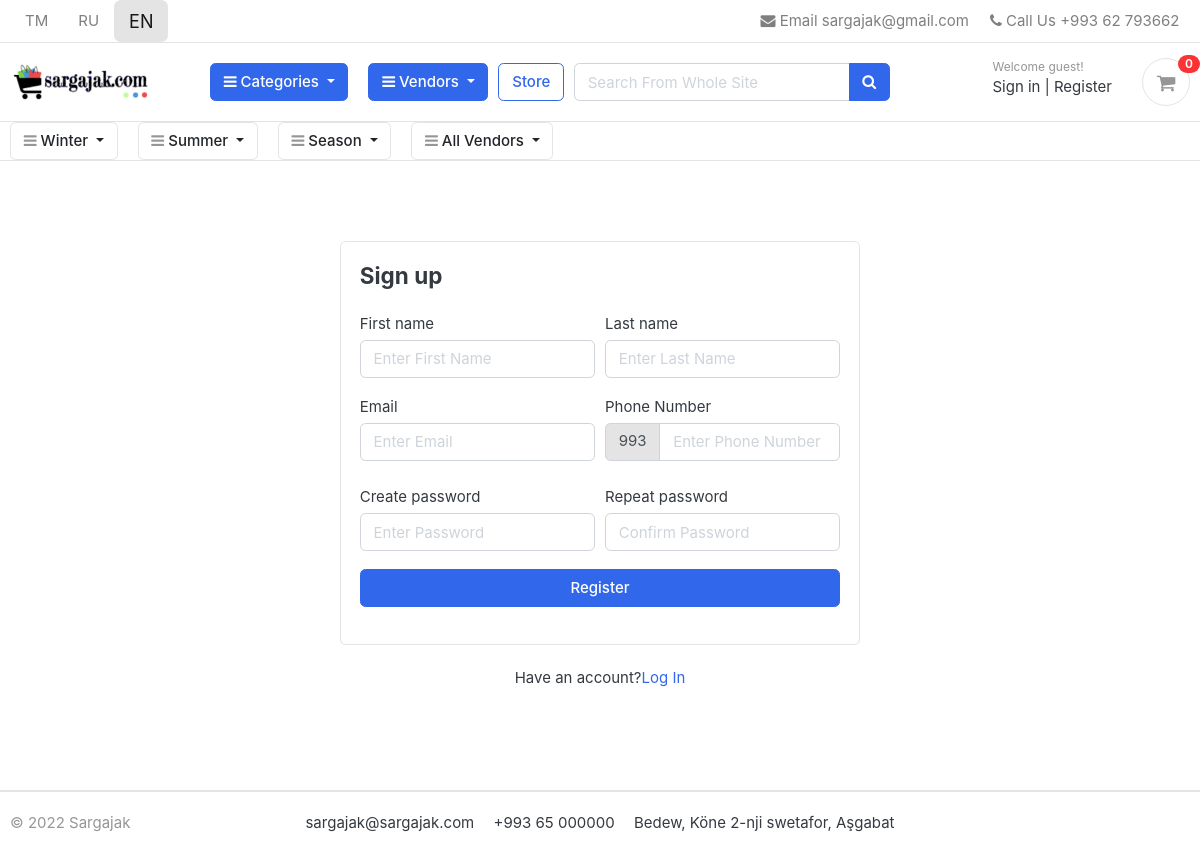
Screenshot of /en/accounts/registration/ with the database file from the repository.
### category/models.py (models this page shows, shortened)
class Category(MPTTModel):
    name = models.CharField(max_length=50)
    parent = TreeForeignKey('self', on_delete=models.CASCADE, null=True, blank=True, related_name='children')
    slug = models.SlugField(max_length=100, unique=True, blank=True)
    description = models.TextField(max_length=250, blank=True)
    image = ResizedImageField(size=[500,500], upload_to='photos/categories', default='photos/categories/default.jpg', blank=True, null=True)
    class Meta:
        verbose_name = 'category'
        verbose_name_plural = 'categories'
        constraints = [UniqueConstraint(fields=['parent', 'slug'], name='parentslug'),]
    class MPTTMeta:
        order_insertion_by = ['name']
    def get_url(self):
        return reverse('products_by_category', args=[self.get_slug_list()[-1],])
    def get_slug_list(self):
        try:
            ancestors = self.get_ancestors(include_self=True)
        except:
            ancestors = []
        else:
            ancestors = [i.slug for i in ancestors]
        slugs = []
        for i in range(len(ancestors)):
            slugs.append('/'.join(ancestors[:i+1]))
        return slugs

### accounts/views.py (the view)
# urls.py: path('registration/', views.registration, name='registration'),
def registration(request):
    if request.method == 'POST':
        form = RegistrationModelForm(request.POST)
        if form.is_valid():
            first_name = form.cleaned_data['first_name']
            last_name = form.cleaned_data['last_name']
            phone_number = form.cleaned_data['phone_number']
            email = form.cleaned_data['email']
            password = form.cleaned_data['password']
            username = phone_number
            user = Account.objects.create_user(
                first_name=first_name,
                last_name=last_name,
                email=email,
                username=username,
                phone_number=phone_number,
                password=password
            )
            user.save()
            newly_registrated_user_profile = UserProfile()
            newly_registrated_user_profile.user = user
            newly_registrated_user_profile.save()
            send_verification_sms(user=user)
            return redirect('/accounts/login/?command=mobileverification&mobile='+phone_number)
        else:
            context = {'form':form}
            return render(request, 'accounts/registration.html', context)
    else:
        form = RegistrationModelForm()
    context = {
        'form':form,
    }
    return render(request, 'accounts/registration.html', context)

### accounts/forms.py (shortened to what this page needs)
class RegistrationModelForm(forms.ModelForm):
    password = forms.CharField(widget=forms.PasswordInput(attrs={
        'placeholder': 'Enter Password'
    }))
    confirm_password = forms.CharField(widget=forms.PasswordInput(attrs={
        'placeholder': 'Confirm Password'
    }))
    class Meta:
        model = Account
        fields = ['first_name', 'last_name', 'phone_number', 'email', 'password']
    def __init__(self, *args, **kwargs):
        super(RegistrationModelForm, self).__init__(*args, **kwargs)
        self.fields['first_name'].widget.attrs['placeholder'] = 'Enter First Name'
        self.fields['last_name'].widget.attrs['placeholder'] = 'Enter Last Name'
        self.fields['phone_number'].widget.attrs['placeholder'] = 'Enter Phone Number'
        self.fields['phone_number'].widget.attrs['type'] = 'tel'
        self.fields['phone_number'].widget.attrs['pattern'] = '6[1-5]{1}[1-9]{6}'
        self.fields['email'].widget.attrs['placeholder'] = 'Enter Email'
        for field in self.fields:
            self.fields[field].widget.attrs['class'] = 'form-control'

### accounts/context_processors.py (called while the page is built)
def vendors(request):
    vendors = Vendor.objects.all()
    logged_in_vendor = None
    if request.user.is_authenticated:
        logged_in_vendor = vendors.filter(user=request.user).first()
    return dict(vendors=vendors, logged_in_vendor=logged_in_vendor)

### accounts/models.py (called while the page is built)
    def get_vendor_products_url(self):
        return reverse('store_vendor', args=[self.slug])

### carts/context_processors.py (called while the page is built)
def counter(request):
    cart_count = 0
    if 'admin' in request.path:
        return {}
    else:
        try:
            cart = Cart.objects.filter(cart_id=_cart_id(request))
            if request.user.is_authenticated:
                cart_items = CartItem.objects.all().filter(user=request.user)
            else:
                cart_items = CartItem.objects.all().filter(cart=cart[:1])
            for cart_item in cart_items:
                cart_count += cart_item.quantity
        except Cart.DoesNotExist:
            cart_count = 0
    return dict(cart_count=cart_count)

### carts/views.py (called while the page is built)
def _cart_id(request):
    cart_id = request.session.session_key
    if not cart_id:
        cart_id = request.session.create()
    return cart_id

### category/context_processors.py (called while the page is built)
def menu_links(request):
    links = Category.objects.all()
    return dict(links=links)

def root_categories(request):
    roots = Category.objects.filter(parent=None)
    return dict(root_categories=roots)

### store/context_processors.py (called while the page is built)
def all_colors(request):
    all_colors = Color.objects.all()
    return dict(all_colors=all_colors)

### templates/accounts/registration.html (shortened to what this page needs)
{% extends 'base.html' %}
{% load i18n %}
{% block content %}
<section class="section-content padding-y">
        <div class="card mx-auto" style="max-width:520px; margin-top:40px;">
          <article class="card-body">
              <header class="mb-4"><h4 class="card-title">{% translate 'Sign up' %}</h4></header>
              <form action="{% url 'registration' %}" method="POST">
                    <div class="form-row">
                        <div class="col form-group">
                            <label>{% translate 'First name' %}</label>
                            {{ form.first_name }}
                        </div>
                        <div class="col form-group">
                            <label>{% translate 'Last name' %}</label>
                            {{ form.last_name }}
                        </div>
                    </div>
                    <div class="form-row">
                        <div class="form-group col-md-6">
                            <label>{% translate 'Email' %}</label>
                            {{ form.email }}
                        </div>
                        <div class="form-group col-md-6">
                            <label>{% translate 'Phone Number' %}</label>
                            <div class="input-group mb-2">
                                <div class="input-group-prepend">
                                    <div class="input-group-text">993</div>
                                </div>
                                {{ form.phone_number }}
                            </div>
                        </div>
                    </div>
                    <div class="form-row">
                        <div class="form-group col-md-6">
                            <label>{% translate 'Create password' %}</label>
                            {{ form.password }}
                        </div>
                        <div class="form-group col-md-6">
                            <label>{% translate 'Repeat password' %}</label>
                            {{ form.confirm_password }}
                        </div>
                    </div>
                    <div class="form-group">
                        <button type="submit" class="btn btn-primary btn-block"> {% translate 'Register' %}  </button>
                    </div>
                </form>
            </article>
        </div>
        <p class="text-center mt-4">{% translate 'Have an account?' %}<a href="{% url 'login' %}">{% translate 'Log In' %}</a></p>
        <br><br>
    </section>
    {% endblock %}

### templates/includes/navbar.html (shortened to what this page needs)
{% load i18n %}
{% load static %}
{% load mptt_tags %}
<header class="section-header">
    <nav class="navbar p-md-0 navbar-expand-sm navbar-light border-bottom">
    <div class="container">
                <div class="row col-4 align-items-center">
                    <a href="/tk/{{request.get_full_path|slice:"4:"}}" class="nav-link {% if LANGUAGE_CODE == 'tk' %} active btn-lg bg-light {% endif %}">TM</a>
                    <a href="/ru/{{request.get_full_path|slice:"4:"}}" class="nav-link {% if LANGUAGE_CODE == 'ru' %} active btn-lg bg-light {% endif %}">RU</a>
                    <a href="/en/{{request.get_full_path|slice:"4:"}}" class="nav-link {% if LANGUAGE_CODE == 'en' %} active btn-lg bg-light {% endif %}">EN</a>
                </div>
        <ul class="navbar-nav">
            <li><a href="#" class="nav-link"> <i class="fa fa-envelope"></i> {% translate 'Email' %} sargajak@gmail.com</a></li>
            <li><a href="#" class="nav-link"> <i class="fa fa-phone"></i> {% translate 'Call Us' %} +993 62 793662</a></li>
        </ul>
      </div>
    </nav>
    <section class="header-main border-bottom">
        <div class="container">
    <div class="row align-items-center">
        <div class="col-lg-2 col-md-3 col-6">
            <a href="{% url 'home' %}" class="brand-wrap">
                <img class="logo" src="{% static 'images/sargajaklogo.png' %}">
            </a>
        </div>
        <div class="col-lg col-sm col-md col-6 flex-grow-0">
            <div class="category-wrap dropdown d-inline-block float-right">
                <button type="button" class="btn btn-primary dropdown-toggle" data-toggle="dropdown">
                    <i class="fa fa-bars"></i> {% translate 'Categories' %}
                </button>
            </div>
        </div>
        <div class="col-lg col-sm col-md col-6 flex-grow-0">
            <div class="category-wrap dropdown d-inline-block float-right">
                <button type="button" class="btn btn-primary dropdown-toggle" data-toggle="dropdown">
                    <i class="fa fa-bars"></i> {% translate 'Vendors' %}
                </button>
            </div>
        </div>
        <a href="{% url 'store' %}" class="btn btn-outline-primary">{% translate 'Store' %}</a>
        <div class="col-lg  col-md-6 col-sm-12 col">
            <form action="{%url 'store' %}" class="search" method="GET">
                <div class="input-group w-100">
                    <input type="text" class="form-control" style="width:60%;" placeholder="{% translate 'Search From Whole Site' %}" name="search"
                        {% if request.GET.search %} value="{{ request.GET.search}}" {% endif %}>
                    <div class="input-group-append">
                      <button class="btn btn-primary" type="submit">
                        <i class="fa fa-search"></i>
                      </button>
                    </div>
                </div>
            </form>
        </div>
        <div class="col-lg-3 col-sm-6 col-8 order-2 order-lg-3">
                    <div class="d-flex justify-content-end mb-3 mb-lg-0">
                        <div class="widget-header">
                            {% if user.id is None %}
                            <small class="title text-muted">{% translate 'Welcome guest!' %}</small>
                            <div>
                                <a href="{% url 'login' %}">{% translate 'Sign in' %}</a> <span class="dark-transp"> | </span>
                                <a href="{% url 'registration' %}"> {% translate 'Register' %}</a>
                            </div>
                            {% else %}
                            <small class="title text-muted">{% translate 'Welcome' %} {{user.first_name}}!</small>
                            <div>
                                <a href="{% url 'dashboard' %}">{% translate 'Dashboard' %}</a> <span class="dark-transp"> | </span>
                                <a href="{% url 'logout' %}"> {% translate 'Logout' %}</a>
                            </div>
                            {% endif %}
                        </div>
                        <a href="{% url 'cart' %}" class="widget-header pl-3 ml-3">
                            <div class="icon icon-sm rounded-circle border"><i class="fa fa-shopping-cart"></i></div>
                            <span class="badge badge-pill badge-danger notify">{{cart_count}}</span>
                        </a>
                    </div>
                </div>
    </div>
        </div>
    </section>
    <section class="header-main border-bottom p-0">
        <div class="container">
            <div class="row">
                {% for root in root_categories %}
                <div class="col-lg col-sm col-md col flex-grow-0">
                    <div class="category-wrap dropdown d-inline-block">
                        <button type="button" class="btn btn-light dropdown-toggle" data-toggle="dropdown">
                            <i class="fa fa-bars"></i> {{root.name}}
                        </button>
                    </div>
                </div>
                {% endfor %}
        <div class="col-lg col-sm col-md col flex-grow-0">
            <div class="category-wrap dropdown d-inline-block">
                <button type="button" class="btn btn-light dropdown-toggle" data-toggle="dropdown">
                    <i class="fa fa-bars"></i> {% translate 'All Vendors' %}
                </button>
            </div>
        </div>
    </div>
</div>
    </section>
    </header>

### ecommerce/static/css/ui.css (style rules this page uses)
html { font-family: "Inter", sans-serif; font-size: 15px; }
.icon-xs, .icon-sm, .icon-md, .icon-lg { display: inline-block; text-align: center; flex-shrink: 0; flex-grow: 0; }
.icon-sm { width: 48px; height: 48px; line-height: 48px !important; font-size: 20px; }
.padding-y { padding-top: 40px; padding-bottom: 40px; }
article:after, .form-group:after { display: block; clear: both; content: ""; }
.header-main { position: relative; padding-top: 1rem; padding-bottom: 1rem; }
.brand-wrap .logo, .navbar-brand .logo { margin-right: 7px; max-height: 42px; display: inline-block; }
.widget-header { display: inline-block; vertical-align: middle; position: relative; }
.widget-header a { color: #343a40; }
.widget-header i { color: #969696; }
.widget-header .title { display: block; }
.widget-header .notify { position: absolute; top: -3px; right: -10px; }
.btn-light { background-color: #fff; border-color: #e4e4e4; }
.btn-light i { color: #969696; }
.notify { position: absolute; top: -4px; right: -10px; display: inline-block; padding: 0.25em 0.6em; font-size: 12px; line-height: 1; text-align: center; border-radius: 3rem; color: #fff; background-color: #fa3434; }

### rows the page displays
Category: name "Winter"
Category: name "Summer"
Category: name "Season"

### other values shown
{{ cart_count }} "0"
